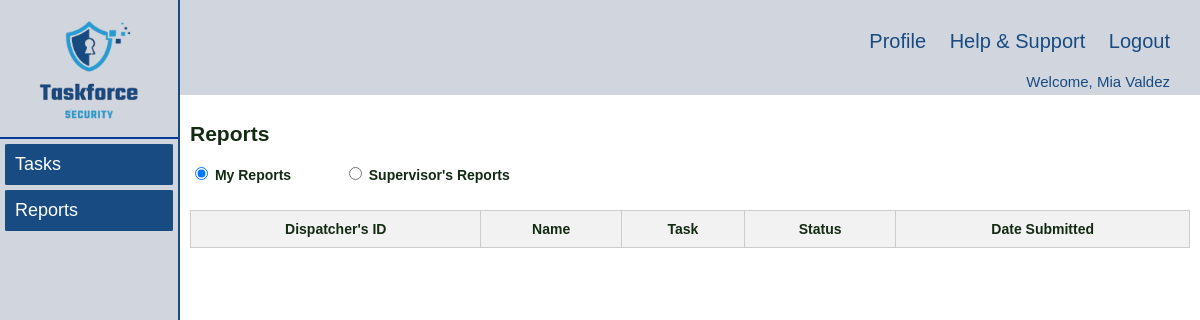
Before: /dispatcher/reports.php (signed in) with the older database file.
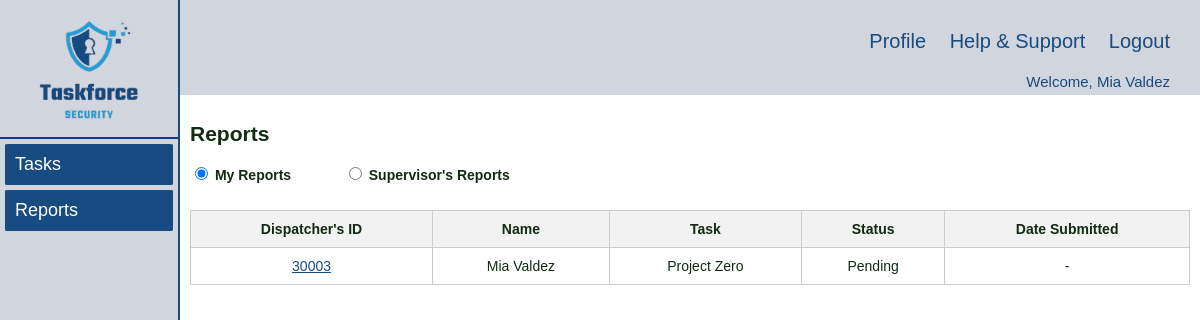
After: the same page with the newer database file.
### tables this page shows
CREATE TABLE `Report` (
  `taskId` int(5) NOT NULL,
  `userId` int(5) NOT NULL,
  `report` text DEFAULT NULL,
  `attachment` longblob DEFAULT NULL,
  `status` varchar(50) DEFAULT NULL,
  `timestamp` timestamp NULL DEFAULT NULL
);

CREATE TABLE `User` (
  `userId` int(5) NOT NULL,
  `fName` varchar(50) NOT NULL,
  `lName` varchar(50) NOT NULL,
  `role` varchar(20) NOT NULL,
  `dateStart` date NOT NULL,
  `password` varchar(30) NOT NULL,
  `timestamp` timestamp NOT NULL DEFAULT current_timestamp()
);

CREATE TABLE `Task` (
  `taskId` int(5) NOT NULL,
  `taskName` varchar(50) NOT NULL,
  `taskDetailsCli` text NOT NULL,
  `taskDetailsDis` text DEFAULT NULL,
  `taskDetailsSup` text DEFAULT NULL,
  `dateCreated` date NOT NULL,
  `dateFrom` date NOT NULL,
  `dateTo` date NOT NULL,
  `statusDis` char(5) NOT NULL,
  `statusSup` char(5) DEFAULT NULL,
  `dispatcherId` int(5) DEFAULT NULL,
  `supervisorId` int(5) DEFAULT NULL,
  `scheduleId` int(5) DEFAULT NULL,
  `declineReason` text DEFAULT NULL,
  `timestamp` timestamp NOT NULL DEFAULT current_timestamp() ON UPDATE current_timestamp()
);

### dispatcher/reports.php (the view, shortened to what this page needs)
<!DOCTYPE html>
<html lang="en">
<head>
    <link rel="stylesheet" href="../styles/navigation.css" />
    <link rel="stylesheet" href="../styles/style.css" />
</head>
<body>
    <div class="wrapper">
        <div class="left_navbar">
            <div class="logo">
                <img src="../images/Logo.png" alt="" onclick="redirecttotask()"/>
            </div>
            <ul>
                <a href="tasks.php">
                    <li>Tasks</li>
                </a>
                <a href="reports.php">
                    <li>Reports</li>
                </a>
            </ul>
        </div>
        <div class="right_content">
            <div class="upper_navbar">
                <a href="../profile/profile.php">Profile</a>
                <a href="../help_support/help_support.php">Help & Support</a>
                <a href="../login/login.php">Logout</a>
            </div>
            <div class="upper_navbar_user">
                <?php
                $loginUserId = $_SESSION['loginUserId'];
                $loginName = $_SESSION['loginName'];
                echo 'Welcome, ' . $loginName;
                ?>
            </div>
            <div class="main_content">
                <h2>Reports</h2>
                <div>
                    <label>
                        <input type="radio" name="reportType" value="MyReports" onchange="radioReports()" checked> My Reports
                    </label>
                    <label class="so-label">
                        <input type="radio" name="reportType" value="SOReports" onchange="radioReports()"> Supervisor's Reports
                    </label>
                </div>
                <form>
                    <div>
                        <table id="tasktable">
                            <thead>
                                <tr>
                                    <th>Dispatcher's ID</th>
                                    <th>Name</th>
                                    <th>Task</th>
                                    <th>Status</th>
                                    <th>Date Submitted</th>
                                </tr>
                            </thead>
                            <tbody id="reportsTableBody">
                                <?php
                                    require_once "../inc/dbconn.inc.php";
                                    $sql = "SELECT R.taskId, R.userId, R.timestamp, T.taskName, U.fName, U.lName, R.status
                                    FROM Report R JOIN Task T ON R.taskId = T.taskId JOIN User U ON R.userId = U.userId
                                    WHERE U.role = 'Dispatcher'
                                    AND T.dispatcherId = $loginUserId AND R.userId = $loginUserId;
                                    ";
                                    $reports = [];
                                    if ($result = mysqli_query($conn, $sql)) {
                                        if (mysqli_num_rows($result) > 0) {
                                            while ($row = mysqli_fetch_assoc($result)) {
                                                $reports[] = $row;
                                            }
                                        }
                                    }
                                    foreach ($reports as $report) :
                                ?>
                                    <tr>
                                        <td>
                                            <a href="javascript:void(0);" onclick="redirectToReportsSoSupPage('<?php echo $report['taskId']; ?>',
                                                '<?php echo $report['taskName']; ?>', '<?php echo $report['status']; ?>')">
                                                <?php echo $report['userId']; ?>
                                            </a>
                                        </td>
                                        <td><?php echo $report['fName'] . ' ' . $report['lName']; ?></td>
                                        <td><?php echo $report['taskName']; ?></td>
                                        <td><?php echo $report['status']; ?></td>
                                        <td>
                                        <?php
                                        if (!empty($report['timestamp'])) {
                                            $formattedTimestampSO = date('d-m-Y H:i:s', strtotime($report['timestamp']));
                                            echo htmlspecialchars($formattedTimestampSO);
                                        } else {
                                            echo '-';
                                        }
                                        ?>
                                        </td>
                                    </tr>
                                <?php
                                endforeach;
                                ?>
                            </tbody>
                        </table>
                    </div>
                </form>
            </div>
        </div>
    </div>
</body>
</html>

Changed rows visible on the page:
added report: userId "30003", userId.fName "Mia", userId.lName "Valdez", taskId.taskName "Project Zero", status "Pending"
